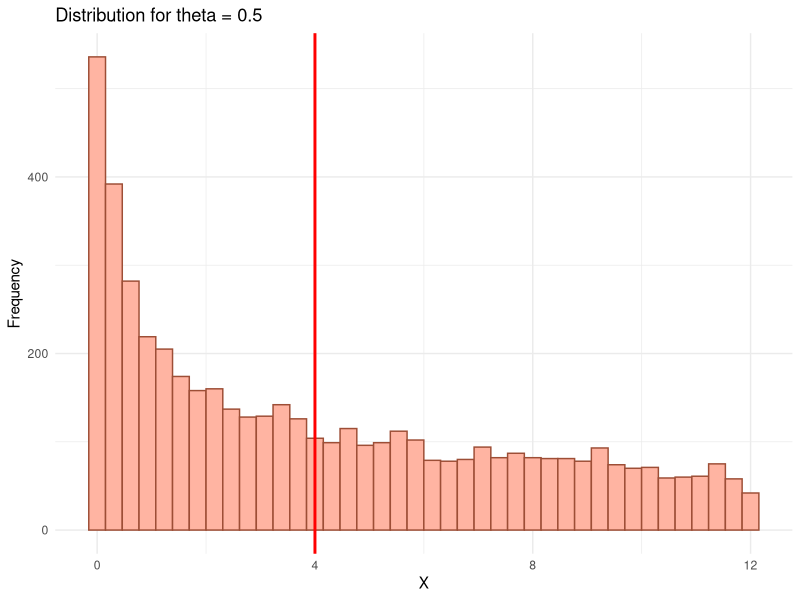
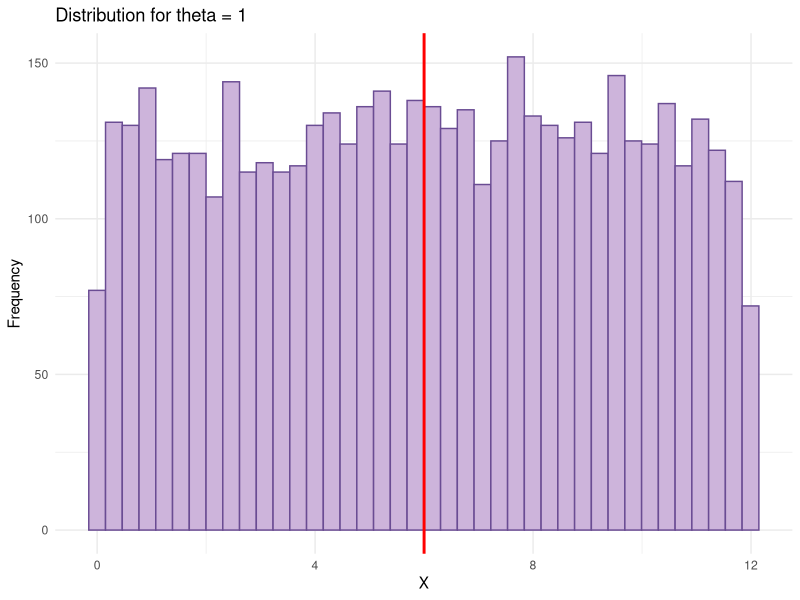
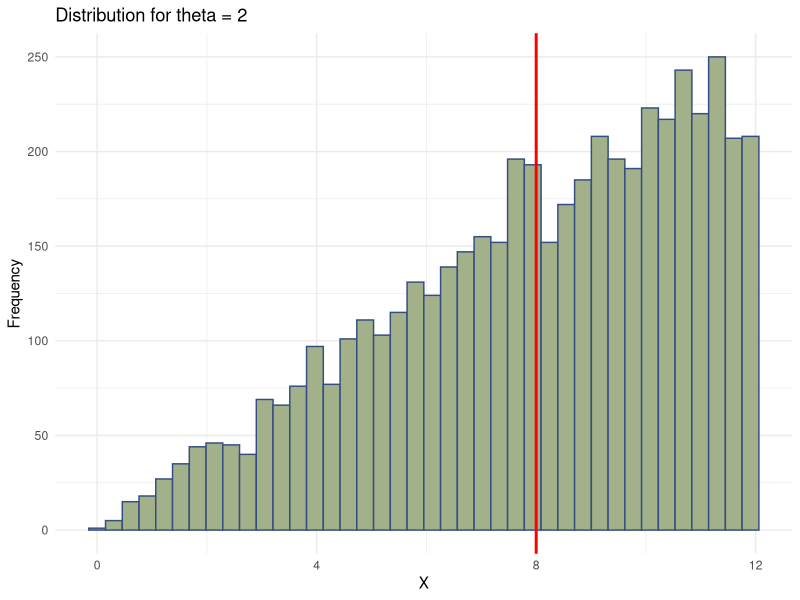
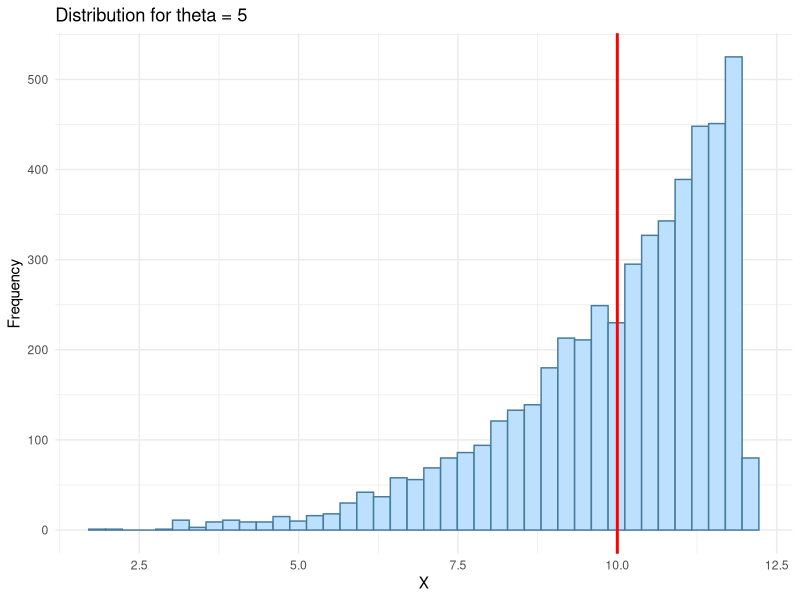
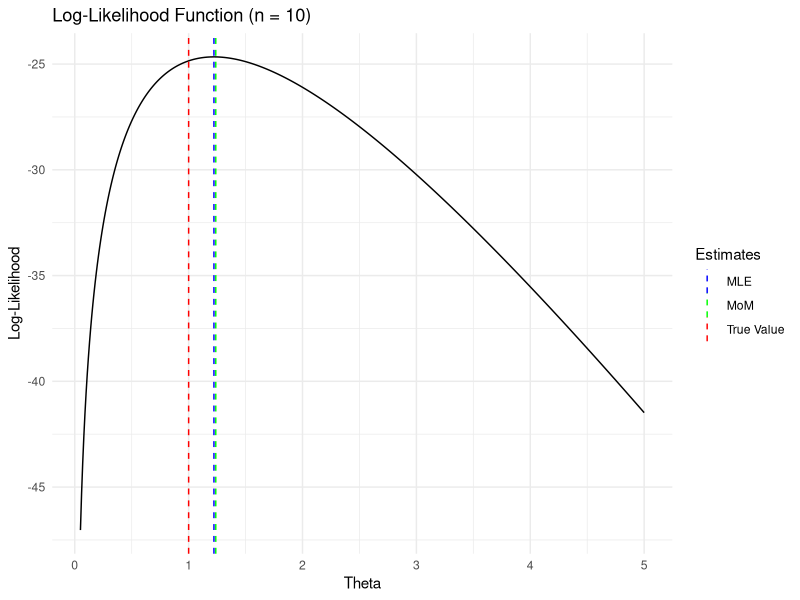
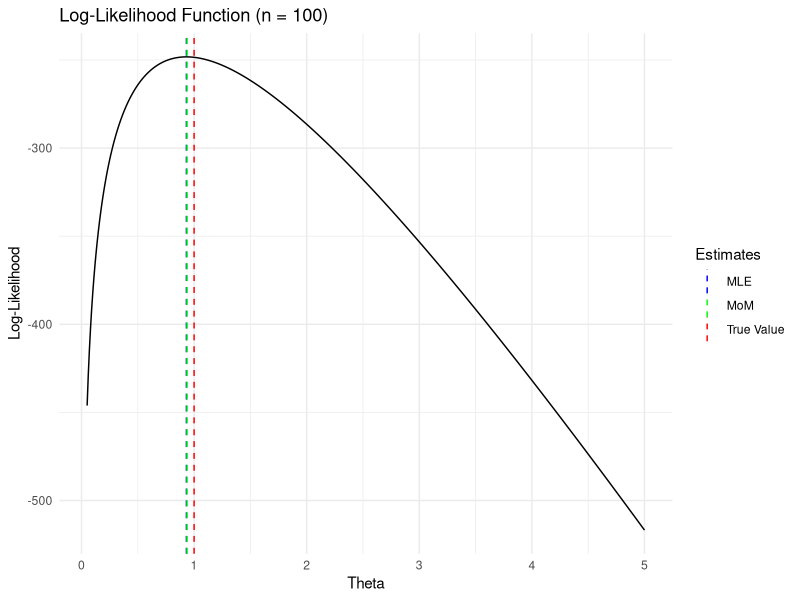
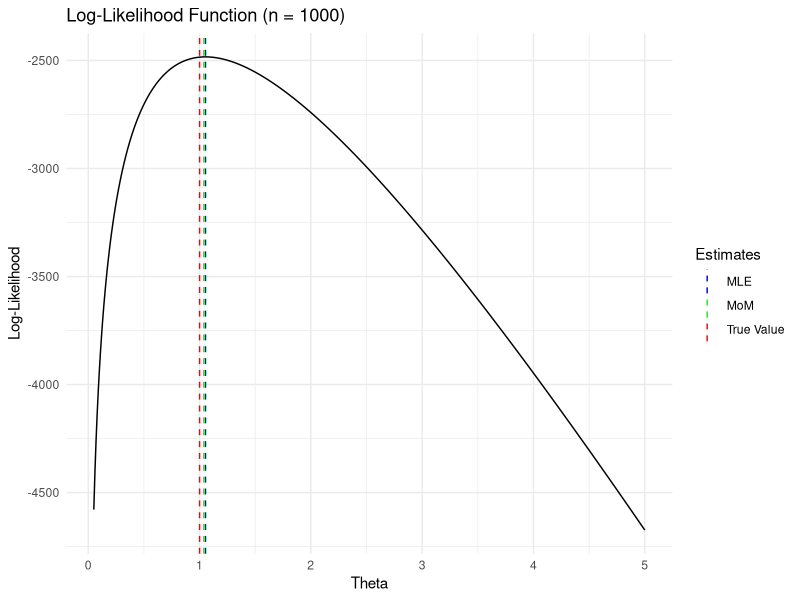
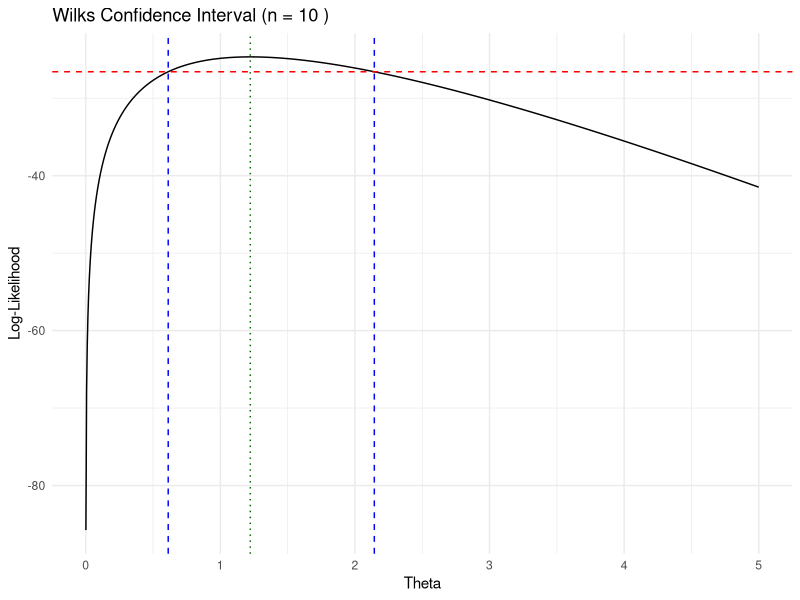

Here is the R script that generated these plots, in order:
#Question 3.1
set.seed(48703186)
xmax <- sample(2:15, size = 1)
xmax

#Question 3.3
theta <- c(0.5, 1, 2, 5)
n <-  5000
samples <- list()
for( j in 1:length(theta)){
  U <- runif(n)
  x <- 12 * U^(1/theta[j]) #applying inverse cdf
  samples[[j]] <-  x
}
install.packages("ggplot2")
library(ggplot2)
expected_values <- 12*theta/ (theta+1)
expected_values

#histogram for theta = 0.5
ggplot(data.frame(x = samples[[1]]), aes(x = x)) +
  geom_histogram(bins = 40, fill = "#FFB4A2", color = "#9D4E36") +
  geom_vline(xintercept = 12*0.5/(0.5+1),
             color = "red", linewidth = 1) +
  labs(title = "Distribution for theta = 0.5",
       x = "X", y = "Frequency") +
  theme_minimal()
#the distribution is dense near 0 and decreases towards 12. It is right skewed.  

#histogram for theta = 1
ggplot(data.frame(x = samples[[2]]), aes(x = x)) +
  geom_histogram(bins = 40, fill = "#CDB4DB", color = "#6A4C93") +
  geom_vline(xintercept = 12*1/(1+1),
             color = "red", linewidth = 1) +
  labs(title = "Distribution for theta = 1",
       x = "X", y = "Frequency") +
  theme_minimal()
#the distribution is uniform throughout. The values are equal likely in the interval [0,12].

#histogram for theta = 2
ggplot(data.frame(x = samples[[3]]), aes(x = x)) +
  geom_histogram(bins = 40, fill = "#A3B18A", color = "#344E81") +
  geom_vline(xintercept = 12*2/(2+1),
             color = "red", linewidth = 1) +
  labs(title = "Distribution for theta = 2",
       x = "X", y = "Frequency") +
  theme_minimal()
#The distribution increases towards 12, with more observations near 12. Left Skewed.

#histogram for theta = 5
ggplot(data.frame(x = samples[[4]]), aes(x = x)) +
  geom_histogram(bins = 40, fill = "#BDE0FE", color = "#457B9D") +
  geom_vline(xintercept = 12*5/(5+1),
             color = "red", linewidth = 1) +
  labs(title = "Distribution for theta = 5",
       x = "X", y = "Frequency") +
  theme_minimal()
#Left skewed plot. strongly concentrated near 12 and very few observations near 0.

#Comment and Discussion
#The distribution changes with the value of θ. For θ = 0.5, observations are concentrated near zero, resulting in a right-skewed distribution. For θ = 1, the distribution becomes uniform. As θ increases to 2 and 5, observations become increasingly concentrated towards the upper limit (12). The theoretical expected value also increases with θ, moving from 4 to 10.

#Question 3.4
set.seed(48703186)
n <- 100
theta <-  1
U <- runif(n)
x <- 12 * U^(1/theta)
mle <- n / (n *log(12) - sum(log(x)))
mom <- mean(x) / (12 - mean(x))

mle
mom

#Both the mle and mom produces estimates closer to the true value of theta = 1. The MLE is 0.9318784 and MoM is 0.9371231. Both values are slightly lower than the true parameter value. The MoM estimator is a bit closer to the true value, however this single sample is insufficient to conclude that it is generally a better estimator.

#Question 3.5
set.seed(48703186)
theta <- 1
xmax <- 12
U <- runif(100)
x100 <- xmax * U^(1/theta)
U <- runif(10)
x10 <- xmax * U^(1/theta)
U <- runif(1000)
x1000 <- xmax * U^(1/theta)

mle10 <- 10/(10*log(xmax) - sum(log(x10)))
mle100 <- 100/(100*log(xmax) - sum(log(x100)))
mle1000 <- 1000/(1000*log(xmax) - sum(log(x1000)))

mom10 <- mean(x10)/(xmax - mean(x10))
mom100 <- mean(x100)/(xmax - mean(x100))
mom1000 <- mean(x1000)/(xmax - mean(x1000))

mle10
mom10

mle100
mom100

mle1000
mom1000

log_likelihood <- function(theta, x){
  n = length(x)
  n*log(theta) - n*theta*log(12) + (theta-1)*sum(log(x))
  
}

theta_values <- seq(0.05, 5, length.out = 500)

ll_values <- sapply(theta_values, log_likelihood, x = x10)

plot_data <- data.frame(theta = theta_values, loglik = ll_values)

ggplot(plot_data, aes(x = theta, y = loglik)) +
  geom_line() +
  geom_vline(aes(xintercept = mle10, color = "MLE"),
             linetype = "dashed") +
  geom_vline(aes(xintercept = mom10, color = "MoM"),
             linetype = "dashed") +
  geom_vline(aes(xintercept = 1, color = "True Value"),
             linetype = "dashed") +
  scale_color_manual(
    name = "Estimates",
    values = c("MLE" = "blue",
               "MoM" = "green",
               "True Value" = "red")
  ) +
  labs(title = "Log-Likelihood Function (n = 10)",
       x = "Theta",
       y = "Log-Likelihood") +
  theme_minimal() +
  theme(legend.position = "right")

theta_values <- seq(0.05, 5, length.out = 500)

ll_values <- sapply(theta_values, log_likelihood, x = x100)

plot_data <- data.frame(theta = theta_values, loglik = ll_values)

ggplot(plot_data, aes(x = theta, y = loglik)) +
  geom_line() +
  geom_vline(aes(xintercept = mle100, color = "MLE"),
             linetype = "dashed") +
  geom_vline(aes(xintercept = mom100, color = "MoM"),
             linetype = "dashed") +
  geom_vline(aes(xintercept = 1, color = "True Value"),
             linetype = "dashed") +
  scale_color_manual(
    name = "Estimates",
    values = c("MLE" = "blue",
               "MoM" = "green",
               "True Value" = "red")
  ) +
  labs(title = "Log-Likelihood Function (n = 100)",
       x = "Theta",
       y = "Log-Likelihood") +
  theme_minimal() +
  theme(legend.position = "right")

theta_values <- seq(0.05, 5, length.out = 500)

ll_values <- sapply(theta_values, log_likelihood, x = x1000)

plot_data <- data.frame(theta = theta_values, loglik = ll_values)

ggplot(plot_data, aes(x = theta, y = loglik)) +
  geom_line() +
  geom_vline(aes(xintercept = mle1000, color = "MLE"),
             linetype = "dashed") +
  geom_vline(aes(xintercept = mom1000, color = "MoM"),
             linetype = "dashed") +
  geom_vline(aes(xintercept = 1, color = "True Value"),
             linetype = "dashed") +
  scale_color_manual(
    name = "Estimates",
    values = c("MLE" = "blue",
               "MoM" = "green",
               "True Value" = "red")
  ) +
  labs(title = "Log-Likelihood Function (n = 1000)",
       x = "Theta",
       y = "Log-Likelihood") +
  theme_minimal() +
  theme(legend.position = "right")

#Discussion
#The result shows the effect of sample size on the MLE and mom. 
#for n = 10. both the estimators are greater than the true parameter value (1), although they are very close to each other. The shows that estimates obtained from smaller samples may deviate considerably from the true parameter value.
#For n = 100, both estimators are very close to the true parameter value (1). The difference between the two estimates is also smaller.
#For n = 1000, both estimators are very close to the true parameter value (1). The difference between the two estimates is also relatively small . Moreover the the estimates are larger than the true value now. 
#The log likelihood function curve becomes increasingly peaked as n increases. This shows that the likelihood is more dense around MLE, which shows a better precision in estimation.
#Overall both the MLE and MoM estimate better with increasing n. Also the MLE is always located at the maximum of log likelihood curve, whereas the MoM does not necessarily coincide with that maximum.

#Question 3.6
d <-  qchisq(0.95, df = 1)
d
plot_wilks <-  function(x, sample_size){
  n <-  length(x)
  mle <- n / (n *log(12) - sum(log(x)))
  max_ll <- log_likelihood(mle, x)
  cutoff <-  max_ll - d/2
  #find lower and upper confidence limits
  lower <- uniroot(
    function(theta) log_likelihood(theta, x) - cutoff,
    interval = c(0.000001, mle)
  )$root
  
  upper <- uniroot(
    function(theta) log_likelihood(theta, x) - cutoff,
    interval = c(mle, 5)
  )$root
  
  theta_values <- seq(0.001, 5, length.out = 1000)
  
  ll_values <- sapply(theta_values, log_likelihood, x = x)
  
  plot_data <- data.frame(
    theta = theta_values,
    loglik = ll_values
  )
  
  print(
    ggplot(plot_data, aes(x = theta, y = loglik)) +
      geom_line() +
      geom_hline(yintercept = cutoff,
                 color = "red", linetype = "dashed") +
      geom_vline(xintercept = lower,
                 color = "blue", linetype = "dashed") +
      geom_vline(xintercept = upper,
                 color = "blue", linetype = "dashed") +
      geom_vline(xintercept = mle,
                 color = "darkgreen", linetype = "dotted") +
      labs(
        title = paste("Wilks Confidence Interval (n =", sample_size, ")"),
        x = "Theta",
        y = "Log-Likelihood"
      ) +
      theme_minimal()
  )
  cat("Sample size:", sample_size, "\n")
  cat("MLE:", mle, "\n")
  cat("Lower limit:", lower, "\n")
  cat("Upper limit:", upper, "\n\n")
  
}
plot_wilks(x10, 10)

plot_wilks(x100, 100)

plot_wilks(x1000, 1000)


#The Wilks confidence interval plots shows the relation between sample size and precision of parameter estimation.
#for n = 10, the CI is relatively wide, showing uncertainty in estimating the parameter. As the sample size increases to 100, the interval becomes narrower, showing improved precision. 
#At n = 1000, the CI becomes more narrow, showing even greater precision. The true parameter theta = 1, lies within all 3 CIs.
#Overall the result shows that the increasing sample size lowers the width of the CI and increases estimation precision . This is consistent with the expectation that larger samples provide more information about the unknown parameter.


#Question 3.7
negative_log_likelihood <- function(theta, x) {
  if(theta <= 0) return(1e100)
  -log_likelihood(theta, x)
}
result10 <- nlm(negative_log_likelihood, p = 1,
                x = x10, hessian = TRUE)
result100 <- nlm(negative_log_likelihood, p = 1,
                 x = x100, hessian = TRUE)
result1000 <- nlm(negative_log_likelihood, p = 1,
                  x = x1000, hessian = TRUE)
mle_nlm10 <- result10$estimate
mle_nlm100 <- result100$estimate
mle_nlm1000 <- result1000$estimate
se10 <- sqrt(1/as.numeric(result10$hessian))
se100 <- sqrt(1/as.numeric(result100$hessian))
se1000 <- sqrt(1/as.numeric(result1000$hessian))
CI10 <- mle_nlm10 + c(-1, 1)*1.96*se10
CI100 <- mle_nlm100 + c(-1, 1)*1.96*se100
CI1000 <- mle_nlm1000 + c(-1, 1)*1.96*se1000
d <- qchisq(0.95, df = 1)
lower10 <- uniroot(function(t)
  log_likelihood(t, x10) -
    (log_likelihood(mle_nlm10, x10) - d/2),
  interval = c(0.000001, mle_nlm10))$root
upper10 <- uniroot(function(t)
  log_likelihood(t, x10) -
    (log_likelihood(mle_nlm10, x10) - d/2),
  interval = c(mle_nlm10, 5))$root
lower100 <- uniroot(function(t)
  log_likelihood(t, x100) -
    (log_likelihood(mle_nlm100, x100) - d/2),
  interval = c(0.000001, mle_nlm100))$root
upper100 <- uniroot(function(t)
  log_likelihood(t, x100) -
    (log_likelihood(mle_nlm100, x100) - d/2),
  interval = c(mle_nlm100, 5))$root
lower1000 <- uniroot(function(t)
  log_likelihood(t, x1000) -
    (log_likelihood(mle_nlm1000, x1000) - d/2),
  interval = c(0.000001, mle_nlm1000))$root
upper1000 <- uniroot(function(t)
  log_likelihood(t, x1000) -
    (log_likelihood(mle_nlm1000, x1000) - d/2),
  interval = c(mle_nlm1000, 5))$root
# Comparison table
comparison <- data.frame(
  Sample_Size = c(10, 100, 1000),
  Numerical_MLE = c(mle_nlm10, mle_nlm100, mle_nlm1000),
  Wilks_Lower = c(lower10, lower100, lower1000),
  Wilks_Upper = c(upper10, upper100, upper1000),
  Wald_Lower = c(CI10[1], CI100[1], CI1000[1]),
  Wald_Upper = c(CI10[2], CI100[2], CI1000[2])
)

comparison

#The results show that the wald and wilk ci become increasingly similar as the smaple size increases.
#fir n = 10, there is a significant difference between the two intervals. The wald interval is wider and has a lower lower bound than the wilks interval. 
#the difference occurs because the wald method uses a quadratic approximation of the log likelihood, which may be less accurate for the smaller samples.
#for n = 100 , the tow intervals are closer. for n = 1000, they are almost same, showing that both the methods provide similar estimates for larger samples.
#the width of both confidence intervals decrease as the sample size increases, showing improved precision in parameter estimation. All 6 CI contain the true parameter vale , theta = 1.
#Overall the result shows that the wald and wilks methods become asymptotially equivalent as the sample size increases.

#Question 3.8
set.seed(48703186)
theta <- 1
xmax <- 12
negative_log_likelihood <- function(theta, x) {
  if(theta <= 0) return(1e100)
  -log_likelihood(theta, x)
}
one_simulation <- function(n) {
  x <- xmax * runif(n)^(1/theta)
  result <- nlm(negative_log_likelihood, p=1, x=x, hessian=TRUE)
  mle <- result$estimate
  se <- sqrt(1/as.numeric(result$hessian))
  lower <- mle - 1.96 * se
  upper <- mle + 1.96 * se
  mom <- mean(x)/(xmax-mean(x))
  coverage <- (lower <= theta && theta <= upper)
  return(c(MLE=mle, MoM=mom,
           Lower=lower, Upper=upper,
           Coverage=coverage))
}
n <- c(10, 100, 1000)
results <- list()
for(j in 1:length(n)) {
  simulations <- replicate(1000, one_simulation(n[j]))
  results[[j]] <- as.data.frame(t(simulations))
}
summary_results <- data.frame(
  Sample_Size = n,
  Mean_MLE = sapply(results, function(x) mean(x$MLE)),
  Mean_MoM = sapply(results, function(x) mean(x$MoM)),
  MLE_Bias = sapply(results, function(x) mean(x$MLE) - theta),
  MoM_Bias = sapply(results, function(x) mean(x$MoM) - theta),
  Wald_Coverage = sapply(results, function(x) mean(x$Coverage))
)
summary_results

#The simulation results show that both MLE and MoM estimators approach the true parameter value (theta=1) as the sample size increases. The bias of both estimators decreases considerably, indicating improved estimation accuracy with larger samples. In these simulations, the MoM estimator has slightly lower bias than the MLE at all three sample sizes.
#The coverage probabilities of the 95% Wald confidence intervals are 95.9%, 95.1%, and 94.1% for sample sizes 10, 100, and 1000, respectively. These values are close to the expected 95% coverage. Overall, the results are consistent with expectations: both estimators become more accurate with increasing sample size, while the Wald confidence intervals maintain coverage close to their nominal level.
